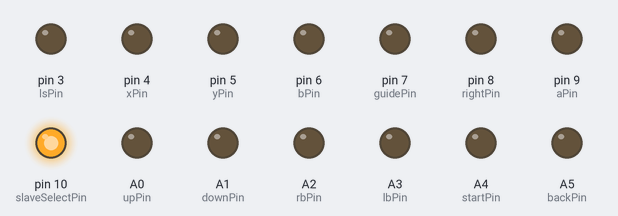
Bench run of a sketch on a simulated Arduino Uno, built with avr-gcc and run on an emulated ATmega328P. On the bench: output pins drawn as LEDs (lit = HIGH).

Above: at 0.1 s.
Timing chart, 0 to 1.6 s (numbered marks = the images above):
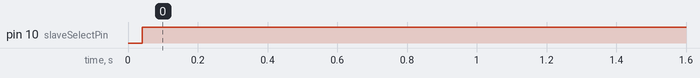

Measured:
- by itself, pin 10 (slaveSelectPin): LOW → HIGH at 0.04 s

The sketch:

X360Arduino.ino
```cpp
#include <SPI.h>

enum X360Buttons
{
	XBOX_A     =     1,
	XBOX_B     =     2,
	XBOX_X     =     4,
	XBOX_Y     =     8,
	XBOX_LB    =    16,
	XBOX_RB    =    32,
	XBOX_Back  =    64,
	XBOX_Start =   128,
	XBOX_Guide =   256,
	XBOX_Sync  =   512,
	XBOX_Up    =  1024,
	XBOX_Down  =  2048,
	XBOX_Left  =  4096,
	XBOX_Right =  8192,
	XBOX_LS    = 16384,
	XBOX_RS    = 32768
};

class X360Controller
{
	public:
		X360Controller()
		{
			pinMode(this->slaveSelectPin, OUTPUT);

			for (int i = 2; i <= 9; i++)
			{
				pinMode (i, OUTPUT);
			}

			pinMode(A0, OUTPUT);
			pinMode(A1, OUTPUT);
			pinMode(A2, OUTPUT);
			pinMode(A3, OUTPUT);
			pinMode(A4, OUTPUT);
			pinMode(A5, OUTPUT);

			SPI.begin();

			resetController();
		};

		void executePacketCommands(const unsigned char* data)
		{
			int code = data[6] | (data[7] << 8) | (data[8] << 16)  | (data[9] << 24);

			int lsVertical = data[0];
			int lsHorizontal = data[1];

			int rsVertical = data[2];
			int rsHorizontal = data[3];

			int rt = data[4];
			int lt = data[5];

			moveLeftStick(lsHorizontal, lsVertical);
			moveRightStick(rsHorizontal, rsVertical);
			pressRightTrigger(rt);
			pressLeftTrigger(lt);
			pressButtons(code);
		};

	private:
		void moveLeftStick(int x, int y)
		{
			digitalPotWrite(this->lsHorizontalChannell, x);
			digitalPotWrite(this->lsVerticalChannell, y);
		};

		void moveRightStick(int x, int y)
		{
			digitalPotWrite(this->rsHorizontalChannell, x);
			digitalPotWrite(this->rsVerticalChannell, y);
		};

		void pressLeftTrigger(int value)
		{
			digitalPotWrite(this->leftTriggerChannell, value);
		};

		void pressRightTrigger(int value)
		{
			digitalPotWrite(this->rightTriggerChannell, value);
		};

		void pressButtons(int buttonStates)
		{
			pressButton(buttonStates, XBOX_Guide, this->guidePin);
			pressButton(buttonStates, XBOX_Start, this->startPin);
			pressButton(buttonStates, XBOX_Back, this->backPin);

			pressButton(buttonStates, XBOX_A, this->aPin);
			pressButton(buttonStates, XBOX_B, this->bPin);
			pressButton(buttonStates, XBOX_Y, this->yPin);
			pressButton(buttonStates, XBOX_X, this->xPin);

			pressButton(buttonStates, XBOX_RS, this->rsPin);
			pressButton(buttonStates, XBOX_LS, this->lsPin);

			pressButton(buttonStates, XBOX_RB, this->rbPin);
			pressButton(buttonStates, XBOX_LB, this->lbPin);

			pressButton(buttonStates, XBOX_Up, this->upPin);
			pressButton(buttonStates, XBOX_Right, this->rightPin);
			pressButton(buttonStates, XBOX_Down, this->downPin);
			pressButton(buttonStates, XBOX_Left, this->leftPin);
		};

		void resetController()
		{
			moveLeftStick(127, 127);
			moveRightStick(127, 127);
			pressRightTrigger(0);
			pressLeftTrigger(0);
			pressButtons(0);
		};

		void pressButton(int state, int key, int pin)
		{
			if ((state & key) == key)
			{
				digitalWrite(pin, HIGH);
			}
			else
			{
				digitalWrite(pin, LOW);
			}
		};

		void digitalPotWrite(int address, int value)
		{
			digitalWrite(slaveSelectPin, LOW);

			SPI.transfer(address);
			SPI.transfer(value);

			digitalWrite(slaveSelectPin, HIGH);
		};

	private:
		static const int lsVerticalChannell = 4;
		static const int lsHorizontalChannell = 5;
		static const int rsVerticalChannell = 1;
		static const int rsHorizontalChannell = 3;
		static const int leftTriggerChannell = 2;
		static const int rightTriggerChannell = 0;
		static const int guidePin = 7;
		static const int aPin = 9;
		static const int bPin = 6;
		static const int yPin = 5;
		static const int xPin = 4;
		static const int rsPin = 2;
		static const int lsPin = 3;
		static const int rbPin = A2;
		static const int lbPin = A3;
		static const int startPin = A4;
		static const int backPin = A5;
		static const int upPin = A0;
		static const int rightPin = 8;
		static const int downPin = A1;
		static const int leftPin = 12;
		static const int slaveSelectPin = 10;
};

X360Controller* x360 = NULL;

void setup()
{
	Serial.begin(115200);

	x360 = new X360Controller();
};

#define PACKET_SIZE			11
#define MAX_MILLIS_TO_WAIT	1000
unsigned long starttime;

void loop()
{
	starttime = millis();

	unsigned char data[PACKET_SIZE] = { 0 };

	while ((Serial.available() < PACKET_SIZE) && ((millis() - starttime) < MAX_MILLIS_TO_WAIT))
	{
		// hang in this loop until we either get 11 bytes of data or 1 second has gone by
		// Serial.println("Waiting...");
	}

	if (Serial.available() < PACKET_SIZE)
	{
		// the data didn't come in - handle that problem here
		// Serial.println("ERROR - Didn't get 11 bytes of data!");
	}
	else
	{
		for (int n = 0; n < PACKET_SIZE; n++)
		{
			data[n] = Serial.read(); // Then: Get them.
		}

		unsigned char crc = data[10];

		if (crc != 0xff)
		{
			Serial.print("Invalid data received: ");
			Serial.println(crc, DEC);

			while ((Serial.available() > 0))
			{
				int endCode = Serial.read();

				if (endCode == 0xff)
				{
					Serial.println("Got end code");
					return;
				}
				else
				{
					Serial.print("Waiting for end code: ");
					Serial.println(endCode, DEC);
				}
			}
		}

		x360->executePacketCommands(data);
	}
};
```
